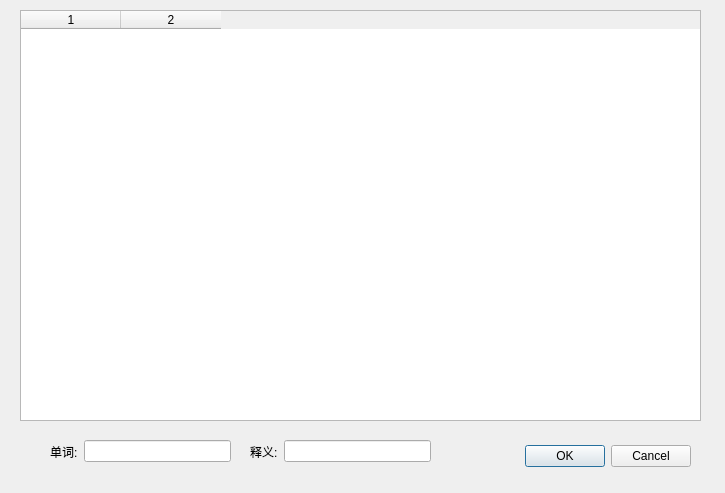
<?xml version="1.0" encoding="UTF-8"?>
<ui version="4.0">
 <class>Dialog</class>
 <widget class="QDialog" name="Dialog">
  <property name="geometry">
   <rect>
    <x>0</x>
    <y>0</y>
    <width>725</width>
    <height>493</height>
   </rect>
  </property>
  <property name="windowTitle">
   <string>混淆词选取</string>
  </property>
  <widget class="QDialogButtonBox" name="buttonBox">
   <property name="geometry">
    <rect>
     <x>350</x>
     <y>440</y>
     <width>341</width>
     <height>32</height>
    </rect>
   </property>
   <property name="orientation">
    <enum>Qt::Horizontal</enum>
   </property>
   <property name="standardButtons">
    <set>QDialogButtonBox::Cancel|QDialogButtonBox::Ok</set>
   </property>
  </widget>
  <widget class="QTableWidget" name="wordsTable">
   <property name="geometry">
    <rect>
     <x>20</x>
     <y>10</y>
     <width>681</width>
     <height>411</height>
    </rect>
   </property>
   <property name="sortingEnabled">
    <bool>true</bool>
   </property>
   <property name="columnCount">
    <number>2</number>
   </property>
   <column/>
   <column/>
  </widget>
  <widget class="QWidget" name="layoutWidget">
   <property name="geometry">
    <rect>
     <x>250</x>
     <y>440</y>
     <width>181</width>
     <height>23</height>
    </rect>
   </property>
   <layout class="QHBoxLayout" name="horizontalLayout">
    <item>
     <widget class="QLabel" name="explainLabel">
      <property name="text">
       <string>释义:</string>
      </property>
     </widget>
    </item>
    <item>
     <widget class="QLineEdit" name="explainEdit"/>
    </item>
   </layout>
  </widget>
  <widget class="QWidget" name="layoutWidget">
   <property name="geometry">
    <rect>
     <x>50</x>
     <y>440</y>
     <width>181</width>
     <height>23</height>
    </rect>
   </property>
   <layout class="QHBoxLayout" name="horizontalLayout_2">
    <item>
     <widget class="QLabel" name="wordLabel">
      <property name="text">
       <string>单词:</string>
      </property>
     </widget>
    </item>
    <item>
     <widget class="QLineEdit" name="wordEdit"/>
    </item>
   </layout>
  </widget>
 </widget>
 <resources/>
 <connections>
  <connection>
   <sender>buttonBox</sender>
   <signal>accepted()</signal>
   <receiver>Dialog</receiver>
   <slot>accept()</slot>
   <hints>
    <hint type="sourcelabel">
     <x>318</x>
     <y>304</y>
    </hint>
    <hint type="destinationlabel">
     <x>157</x>
     <y>274</y>
    </hint>
   </hints>
  </connection>
  <connection>
   <sender>buttonBox</sender>
   <signal>rejected()</signal>
   <receiver>Dialog</receiver>
   <slot>reject()</slot>
   <hints>
    <hint type="sourcelabel">
     <x>386</x>
     <y>310</y>
    </hint>
    <hint type="destinationlabel">
     <x>286</x>
     <y>274</y>
    </hint>
   </hints>
  </connection>
  <connection>
   <sender>wordEdit</sender>
   <signal>textChanged(QString)</signal>
   <receiver>wordsTable</receiver>
   <slot>update()</slot>
   <hints>
    <hint type="sourcelabel">
     <x>330</x>
     <y>28</y>
    </hint>
    <hint type="destinationlabel">
     <x>166</x>
     <y>84</y>
    </hint>
   </hints>
  </connection>
  <connection>
   <sender>explainEdit</sender>
   <signal>textChanged(QString)</signal>
   <receiver>wordsTable</receiver>
   <slot>update()</slot>
   <hints>
    <hint type="sourcelabel">
     <x>392</x>
     <y>67</y>
    </hint>
    <hint type="destinationlabel">
     <x>205</x>
     <y>111</y>
    </hint>
   </hints>
  </connection>
 </connections>
</ui>
